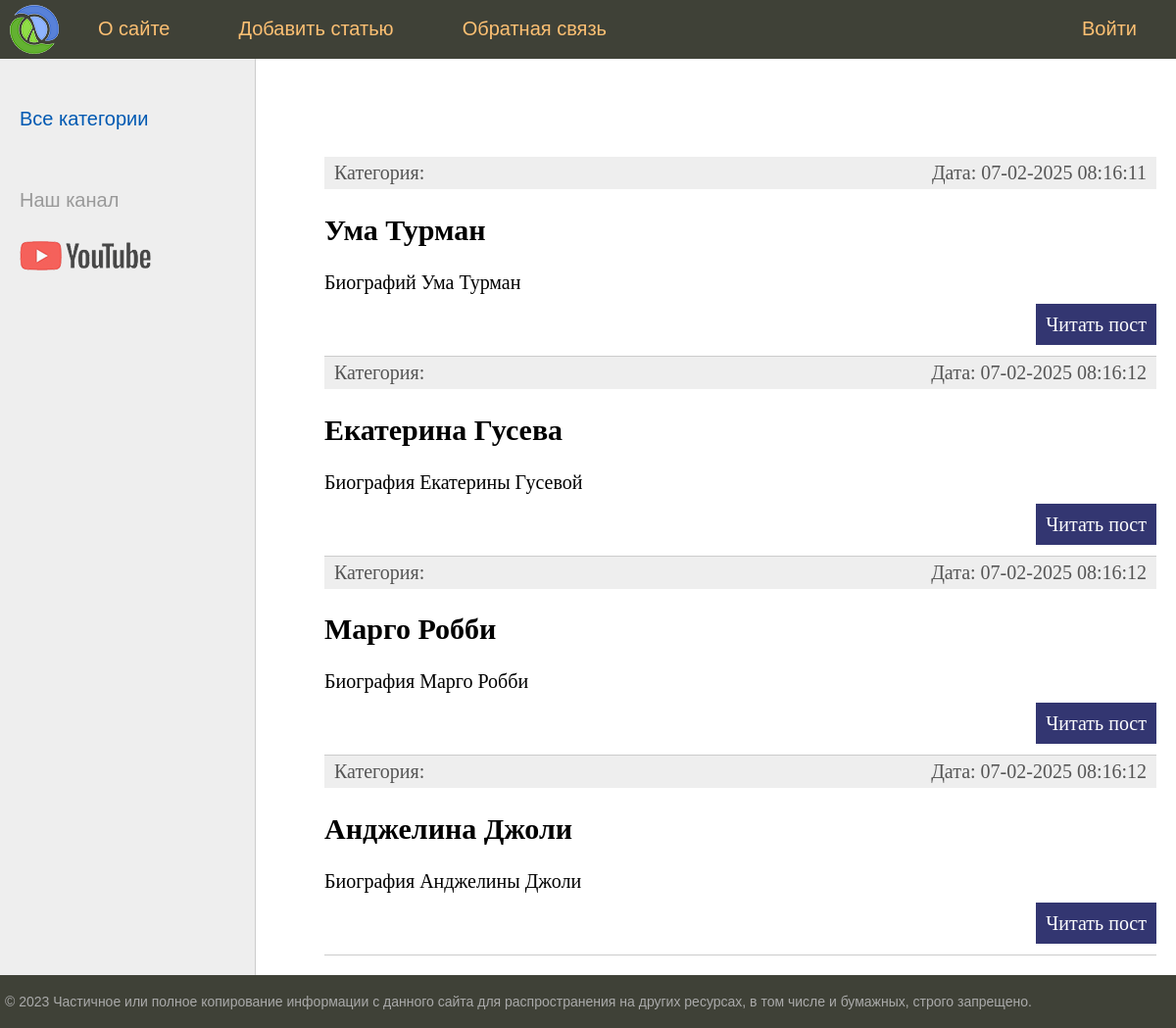
The app's page /, older data.
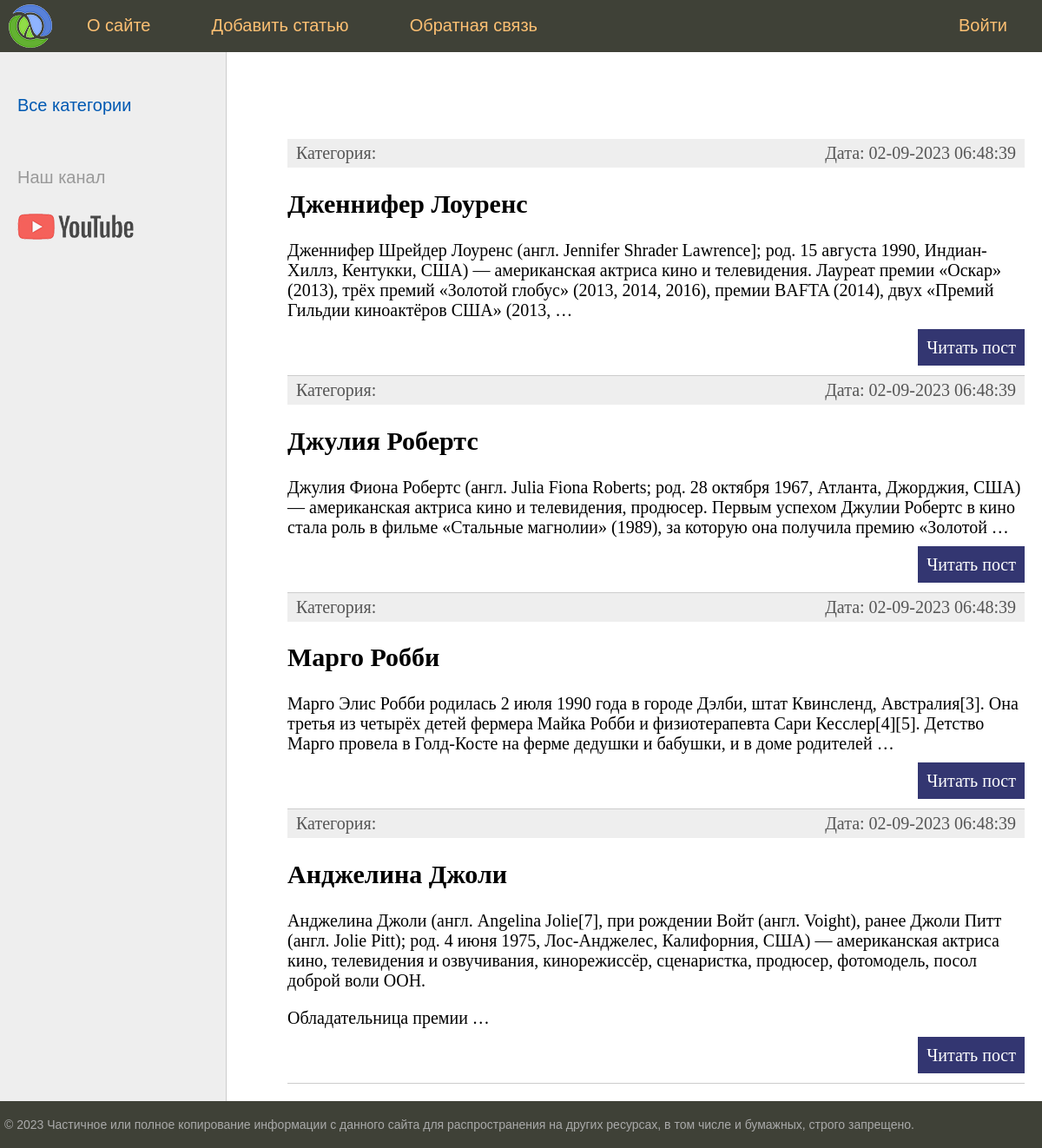
The same page, newer data.
### women/models.py (models this page shows, shortened)
class Women(models.Model):
    class Status(models.IntegerChoices):
        DRAFT = 0, 'Черновик'
        PUBLISHED = 1, 'Опубликован'
    title = models.CharField(max_length=255)
    slug = models.SlugField(max_length=255, unique=True, db_index=True)
    content = models.TextField(blank=True)
    time_create = models.DateTimeField(auto_now_add=True)
    time_update = models.DateTimeField(auto_now=True)
    is_published = models.BooleanField(default=Status.DRAFT, choices=Status.choices)
    cat = models.ForeignKey('Category', on_delete=models.PROTECT, related_name='posts')
    tags = models.ManyToManyField('TagPost', blank=True, related_name='tags')
    objects = models.Manager()
    published = PublishedManager()
    class Meta:
        ordering = ['-time_create']
        indexes = [
            models.Index(fields=['-time_create'])
        ]
    def get_absolute_url(self):
        return reverse('post', kwargs={'post_slug': self.slug})

### women/views.py (the view)
# urls.py: path("", views.index, name="home"),      # http://127.0.0.1:8000/
def index(request):
    posts = Women.published.all()
    data = {
        "title": "Главная страница",
        "menu": menu,
        "posts": posts,
        "cat_selected": 0,
    }
    return render(request, "women/index.html", context=data)

### women/models.py (called while the page is built)
    def get_queryset(self):
        return super().get_queryset().filter(is_published=Women.Status.PUBLISHED)

### women/templatetags/women_tags.py (called while the page is built)
@register.inclusion_tag('women/list_categories.html')
def show_categories(cat_selected=0):
    cats = Category.objects.all()
    return {'cats': cats, 'cat_selected': cat_selected}

### women/templates/women/index.html (shortened to what this page needs)
{% extends 'base.html' %}
{% block content %}
<ul class="list-articles">
	{% for p in posts %}
			<li>
				<div class="article-panel">
					<p class="first">Категория: {{p.cat.name}}</p>
					<p class="last"> Дата: {{p.time_update|date:"d-m-Y H:i:s"}}</p>
				</div>
				<h2>{{p.title}}</h2>
    			{% autoescape off %}
				{{p.content|linebreaks|truncatewords:40}}
    			{% endautoescape %}
				<p class="link-read-post"><a href="{{ p.get_absolute_url }}">Читать пост</a></p>
			</li>
	{% endfor %}
</ul>
{% endblock %}

### templates/base.html (shortened to what this page needs)
{% load static %}
{% load women_tags %}
<!DOCTYPE html>
<html>
<head>
	<link type="text/css" href="{% static 'women/css/styles.css' %}" rel="stylesheet" />
</head>
<body>
<table class="table-page" border=0 cellpadding="0" cellspacing="0">
<tr><td valign=top>
{% block mainmenu %}
		<div class="header">
			<ul id="mainmenu" class="mainmenu">
			<li class="logo"><a href="{% url 'home' %}"><div class="logo"></div></a></li>
{% for m in menu %}
	{% if not forloop.last %}<li>{% else %}<li class="last">{% endif %}
		<a href="{% url m.url_name %}">{{m.title}}</a></li>
{% endfor %}
			</ul>
		</div>
{% endblock mainmenu %}
<table class="table-content" border=0 cellpadding="0" cellspacing="0">
<tr>
	<td valign="top" class="left-chapters">
	<ul id="leftchapters">
		{% if cat_selected == 0 or cat_selected is None %}
		<li class="selected">Все категории</li>
		{% else %}
		<li><a href="{% url 'home' %}">Все категории</a></li>
		{% endif %}
		<li class="share">
		<p>Наш канал</p>
		<a class="share-yt" href="https://www.youtube.com/channel/UClJzWfGWuGJL2t-3dYKcHTA/playlists" target="_blank" rel="nofollow"></a>
		</li>
	</ul>
</td>
<td valign="top" class="content">
	<div class="content-text">
{% block content %}
{% endblock %}
	</div>
</td></tr></table>
</td></tr>
<tr><td valign=top>
	<div id="footer">
		<p>&copy; 2023 Частичное или полное копирование информации с данного сайта для распространения на других ресурсах, в том числе и бумажных, строго запрещено.</p>
	</div>
</td></tr></table>
</body>
</html>

### women/static/women/css/styles.css (style rules this page uses)
html, body { font-family: 'Arial'; margin: 0; padding: 0; height: 100%; width: 100%; color: #444; }
a { color: #0059b2; text-decoration: none; }
p.link-read-post { text-align: right; }
p.link-read-post a { padding: 10px; min-width: 100px; background: #333671; color: #fff; text-decoration: none; }
div.article-panel { background: #eee; padding: 5px 10px 5px 10px; box-sizing: border-box; overflow: hidden; color: #555; }
div.article-panel p.first { margin: 0; float: left; }
div.article-panel p.last { margin: 0; float: right; }
ul.list-articles { list-style: none; margin: 0; padding: 0; }
ul.list-articles li { border-bottom: 1px solid #ccc; }
.table-page { width: 100%; height: 100%; vertical-align: top; }
.table-page tr { height: 100%; }
.header { background: #3F4137; height: 60px; }
.logo { background: url('../images/logo.png') no-repeat 10px 5px; width: 70px; height: 60px; }
ul.mainmenu { list-style: none; margin: 0; padding: 0; height: 60px; color: #fdc073; font-size: 20px; overflow: hidden; }
ul.mainmenu li { float: left; margin: 18px 40px 0 30px; }
ul.mainmenu li.logo { margin: 0; }
ul.mainmenu li.last { float: right; }
ul.mainmenu li a { color: #fdc073; text-decoration: none; }
.table-content { width: 100%; min-height: 100%; height: 100%; }
.left-chapters { margin: 0; background: #eee; border-right: 1px solid #ccc; }
.left-chapters ul { width: 230px; margin: 0; padding: 20px 10px 10px 20px; list-style: none; font-size: 20px; }
.left-chapters ul li { margin: 30px 0 0 0; color: #999; }
.left-chapters ul li.selected { color: #0059b2; }
.left-chapters ul li a { color: #444; text-decoration: none; }
.left-chapters ul li.share { margin: 60px 0 0 0; }
.left-chapters ul li.share p { margin: 30px 0 30px 0; }
.left-chapters ul li.share a { display: inline-block; width: 40px; height: 40px; margin: 0 20px 0 0; }
.left-chapters ul li.share a.share-yt { width: 100%; height: 30px; background: url('../images/share_yt.png') no-repeat 0 0 }
.content { padding: 40px 20px 20px 40px; width: 100%; box-sizing: border-box; }
.content-text { margin: 60px 0 0 30px; color: #000; font-size: 20px; font-family: Yandex Sans Display Light; }
#footer { box-sizing: border-box; background: #3F4137; padding: 5px; color: #aaa; font-size: 14px; font-family: Verdana, Geneva, Arial, Helvetica; text-align: left; overflow: hidden; }

Row changes from the older to the newer data that the page shows:
removed Women: time_update "07-02-2025 08:16:11", title "Ума Турман", content "Биографий Ума Турман"
removed Women: time_update "07-02-2025 08:16:12", title "Екатерина Гусева", content "Биография Екатерины Гусевой"
added Women: time_update "02-09-2023 06:48:39", title "Дженнифер Лоуренс", content "Дженнифер Шрейдер Лоуренс (англ. Jennifer Shrader Lawrence]; род. 15 августа 1990, Индиан-Хиллз, Кентукки, США) — американская актриса кино и телевидения. Лауреат премии «Оскар» (2013), трёх премий «Золотой глобус» (2013, 2014, 2016), премии BAFTA (2014), двух «Премий Гильдии киноактёров США» (2013, …"
added Women: time_update "02-09-2023 06:48:39", title "Джулия Робертс", content "Джулия Фиона Робертс (англ. Julia Fiona Roberts; род. 28 октября 1967, Атланта, Джорджия, США) — американская актриса кино и телевидения, продюсер. Первым успехом Джулии Робертс в кино стала роль в фильме «Стальные магнолии» (1989), за которую она получила премию «Золотой …"
changed Women "Марго Робби": time_update "07-02-2025 08:16:12" → "02-09-2023 06:48:39"; content "Биография Марго Робби" → "Марго Элис Робби родилась 2 июля 1990 года в городе Дэлби, штат Квинсленд, Австралия[3]. Она третья из четырёх детей фермера Майка Робби и физиотерапевта Сари Кесслер[4][5]. Детство Марго провела в Голд-Косте на ферме дедушки и бабушки, и в доме родителей …"
changed Women "Анджелина Джоли": time_update "07-02-2025 08:16:12" → "02-09-2023 06:48:39"; content "Биография Анджелины Джоли" → "Анджелина Джоли (англ. Angelina Jolie[7], при рождении Войт (англ. Voight), ранее Джоли Питт (англ. Jolie Pitt); род. 4 июня 1975, Лос-Анджелес, Калифорния, США) — американская актриса кино, телевидения и озвучивания, кинорежиссёр, сценаристка, продюсер, фотомодель, посол доброй воли ООН. Обладательница премии …"
